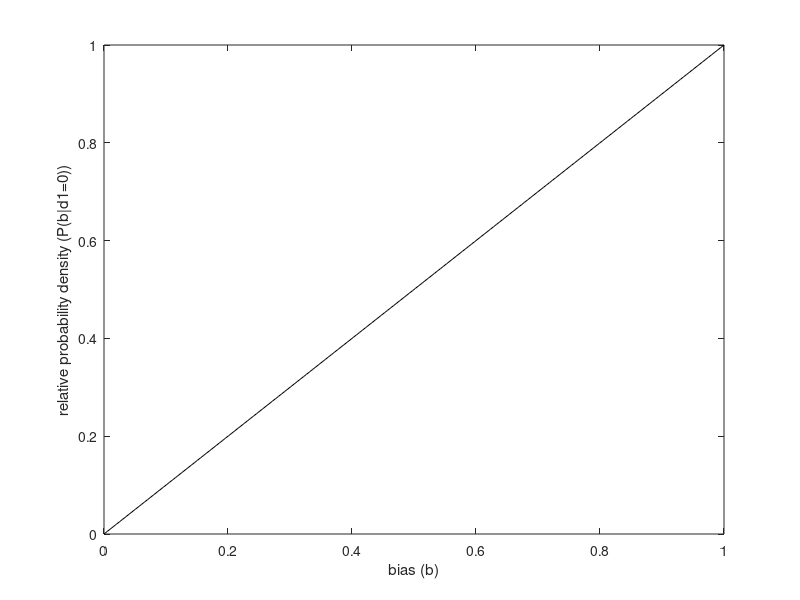
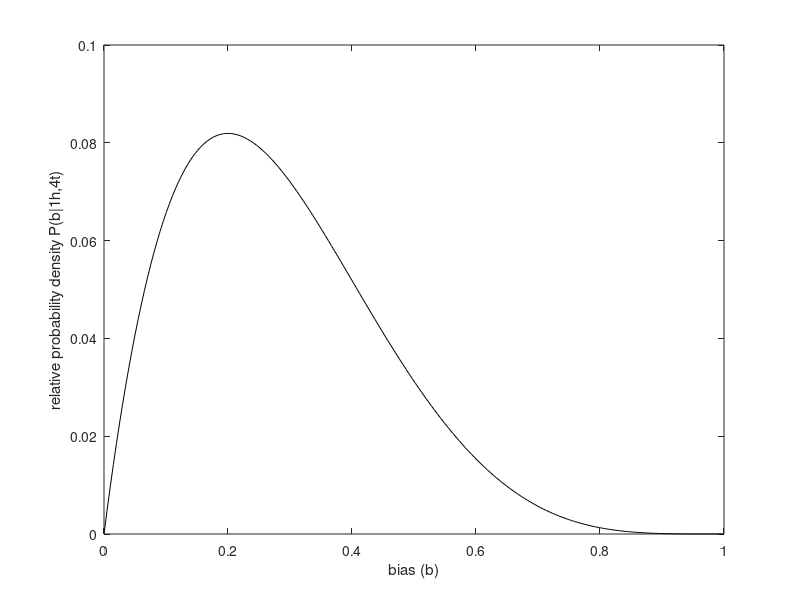
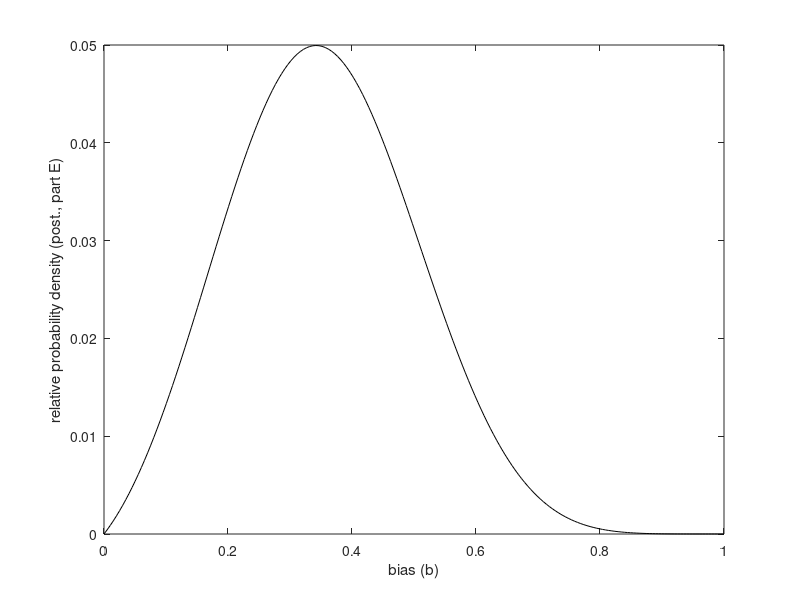

The MATLAB script that drew these images, in order:
% Brad Martin - Inverse Methods, HW6, problem 3 (Aster 11.4)

% PART B
bevals = linspace(0,1,200); % I'll plot over b = [0,1].

% in part B, P(d1 = 0|b) is just the probability that we get one roll
% of heads, given a certain bias. Given the convention in the problem
% statement, this is proportional to b.
dprobsB = bevals;

% since we've got an uninformative prior, P(d1 = 0|b) is directly
% proportional to P(b|d1 = 0), so these are qualitatively equivalent.
figure(1); plot(bevals,dprobsB,'-k')
xlabel('bias (b)'); ylabel('relative probability density (P(b|d1=0))')

% PART C
% Part C is a little trickier - P(d1 = 0, ... d5 = 1|b) is proportional to
% the probability of getting a head then 4 tails with a certain bias, or
% (1-b)^4*b^1.  As in part B, with an uninformative prior, our a
% posteriori distribution just looks like our likelihood function.
dprobsC = (1-bevals).^4.*bevals.^1;
figure(2); plot(bevals,dprobsC,'-k')
xlabel('bias (b)'); ylabel('relative probability density P(b|1h,4t)')

% PART E
% Here we just follow Bayes' theorem as done in Problem 1: we get
% P(b|(data from part C)) ~ P(b)*P((data from part C)|b).
bPDF = exp(-10*(0.5-bevals).^2);
bprobsE = dprobsC.*bPDF;
figure(3); plot(bevals,bprobsE,'-k')
xlabel('bias (b)'); ylabel('relative probability density (post., part E)')

% END PROBLEM 3